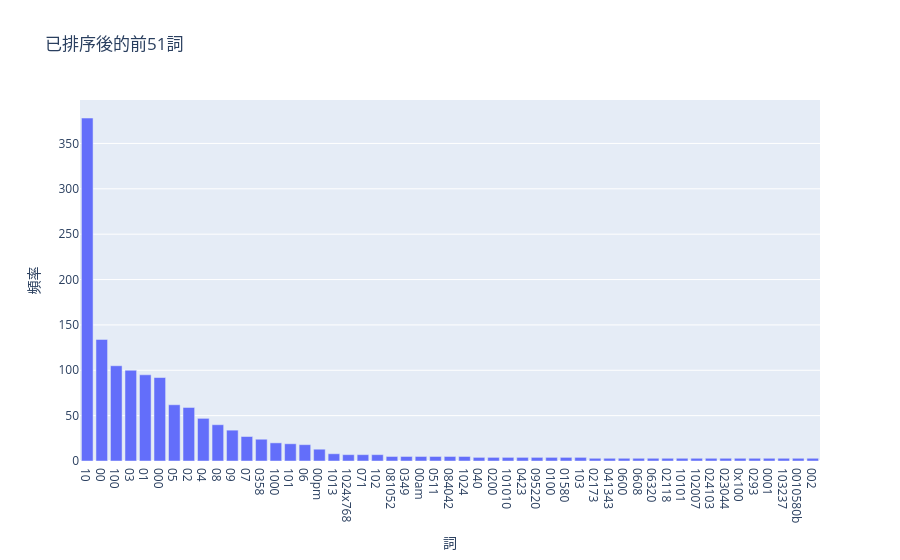

Notebook source saved alongside this figure:
### Markdown cell above
### >>> **Exercise 13 (take home):** 
The chart above only contains 300 vocabulary in the documents, and it's already computationally intensive to both compute and visualize. Can you efficiently reduce the number of terms you want to visualize as an exercise.

### Code cell
# Answer here
r=0
g=0
oo=int(input("剪掉頻率次數X(含)以下的資料:"))
d=pd.DataFrame({'term':count_vect.get_feature_names_out()[:300],'frequencies':term_frequencies[:300]})
e=d.sort_values(by='frequencies',ascending=False)
for i,j in e.iterrows():
 #  print(j['frequencies'])
    if(j['frequencies']==oo):
        g=r
        break
    r+=1

import plotly.graph_objects as ee
f=ee.Figure(data=[ee.Bar(x=e.head(r)['term'],y=e.head(r)['frequencies'])])
f.update_layout(title=f'已排序後的前{r}詞',xaxis_title='詞',yaxis_title='頻率')
f.show()
print("透過上述程式將出現次數1以及以下的詞從表中去掉，並順便作了排序")

### Figure 1 — Plotly figure (JSON) as saved in the notebook; plotly's stock layout.template omitted (floating-point values rounded to 4 significant figures)
{"data": [{"type": "bar", "x": ["10", "00", "100", "03", "01", "000", "05", "02", "04", "08", "09", "07", "0358", "1000", "101", "06", "00pm", "1013", "1024x768", "071", "102", "081052", "0349", "00am", "0511", "084042", "1024", "040", "0200", "101010", "0423", "095220", "0100", "01580", "103", "02173", "041343", "0600", "0608", "06320", "02118", "10101", "102007", "024103", "023044", "0x100", "0293", "0001", "103237", "0010580b", "002"], "y": [378, 134, 105, 100, 95, 92, 62, 59, 47, 40, 34, 27, 24, 20, 19, 18, 13, 8, 7, 7, 7, 5, 5, 5, 5, 5, 5, 4, 4, 4, 4, 4, 4, 4, 4, 3, 3, 3, 3, 3, 3, 3, 3, 3, 3, 3, 3, 3, 3, 3, 3]}], "layout": {"title": {"text": "已排序後的前51詞"}, "xaxis": {"title": {"text": "詞"}}, "yaxis": {"title": {"text": "頻率"}}}}
